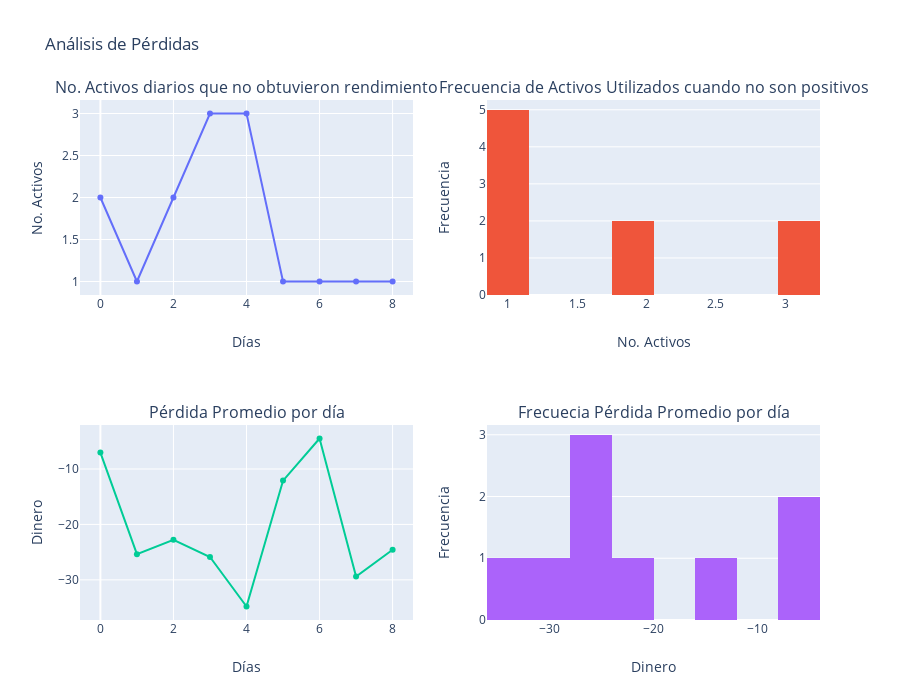

The cell this chart's notebook holds for it:
### Markdown cell above
Graficando pérdidas para analizar la información

### Code cell
# Inicializando figura con subplots 
fig = make_subplots(
    rows=2, cols=2, subplot_titles=("No. Activos diarios que no obtuvieron rendimiento", 
                                    "Frecuencia de Activos Utilizados cuando no son positivos", 
                                    "Pérdida Promedio por día", "Frecuecia Pérdida Promedio por día")
)

# Agregando figuras(trazos)
fig.add_trace(go.Scatter( y=[len(no_profits_day[l][0]) for l in range(len(no_profits_day))if len(no_profits_day[l][0])>0]), row=1, col=1)
fig.add_trace(go.Histogram( x=[len(no_profits_day[l][0]) for l in range(len(no_profits_day))if len(no_profits_day[l][0])>0],
        xbins=dict(size=0.3)), row=1, col=2)
fig.add_trace(go.Scatter( y=[np.mean(no_profits_day[l][1]) for l in range(len(no_profits_day)) if len(no_profits_day[l][1])>0]), row=2, col=1)
fig.add_trace(go.Histogram(x=[np.mean(no_profits_day[l][1]) for l in range(len(no_profits_day)) if len(no_profits_day[l][1])>0],
        xbins=dict(size=4)), row=2, col=2)

# Actualzando los ejes "x"
fig.update_xaxes(title_text="Días", row=1, col=1)
fig.update_xaxes(title_text="No. Activos",row=1, col=2)
fig.update_xaxes(title_text="Días", row=2, col=1)
fig.update_xaxes(title_text="Dinero", row=2, col=2)

# Actualzando los ejes "y"
fig.update_yaxes(title_text="No. Activos", row=1, col=1)
fig.update_yaxes(title_text="Frecuencia", row=1, col=2)
fig.update_yaxes(title_text="Dinero",row=2, col=1)
fig.update_yaxes(title_text="Frecuencia", row=2, col=2)

# Actualizando título
fig.layout.update(showlegend=False, title_text="Análisis de Pérdidas", height=700)

#plot(fig,filename= 'basic-scatter')
fig.show()

### Figure 1 — Plotly figure (JSON) as saved in the notebook; plotly's stock layout.template omitted (floating-point values rounded to 4 significant figures)
{"data": [{"type": "scatter", "xaxis": "x", "y": [2, 1, 2, 3, 3, 1, 1, 1, 1], "yaxis": "y"}, {"type": "histogram", "x": [2, 1, 2, 3, 3, 1, 1, 1, 1], "xaxis": "x2", "xbins": {"size": 0.3}, "yaxis": "y2"}, {"type": "scatter", "xaxis": "x3", "y": [-7.045, -25.37, -22.77, -25.88, -34.81, -12.1, -4.5, -29.39, -24.56], "yaxis": "y3"}, {"type": "histogram", "x": [-7.045, -25.37, -22.77, -25.88, -34.81, -12.1, -4.5, -29.39, -24.56], "xaxis": "x4", "xbins": {"size": 4}, "yaxis": "y4"}], "layout": {"annotations": [{"font": {"size": 16}, "showarrow": false, "text": "No. Activos diarios que no obtuvieron rendimiento", "x": 0.225, "xanchor": "center", "xref": "paper", "y": 1, "yanchor": "bottom", "yref": "paper"}, {"font": {"size": 16}, "showarrow": false, "text": "Frecuencia de Activos Utilizados cuando no son positivos", "x": 0.775, "xanchor": "center", "xref": "paper", "y": 1, "yanchor": "bottom", "yref": "paper"}, {"font": {"size": 16}, "showarrow": false, "text": "Pérdida Promedio por día", "x": 0.225, "xanchor": "center", "xref": "paper", "y": 0.375, "yanchor": "bottom", "yref": "paper"}, {"font": {"size": 16}, "showarrow": false, "text": "Frecuecia Pérdida Promedio por día", "x": 0.775, "xanchor": "center", "xref": "paper", "y": 0.375, "yanchor": "bottom", "yref": "paper"}], "height": 700, "showlegend": false, "title": {"text": "Análisis de Pérdidas"}, "xaxis": {"anchor": "y", "domain": [0, 0.45], "title": {"text": "Días"}}, "xaxis2": {"anchor": "y2", "domain": [0.55, 1], "title": {"text": "No. Activos"}}, "xaxis3": {"anchor": "y3", "domain": [0, 0.45], "title": {"text": "Días"}}, "xaxis4": {"anchor": "y4", "domain": [0.55, 1], "title": {"text": "Dinero"}}, "yaxis": {"anchor": "x", "domain": [0.625, 1], "title": {"text": "No. Activos"}}, "yaxis2": {"anchor": "x2", "domain": [0.625, 1], "title": {"text": "Frecuencia"}}, "yaxis3": {"anchor": "x3", "domain": [0, 0.375], "title": {"text": "Dinero"}}, "yaxis4": {"anchor": "x4", "domain": [0, 0.375], "title": {"text": "Frecuencia"}}}}
